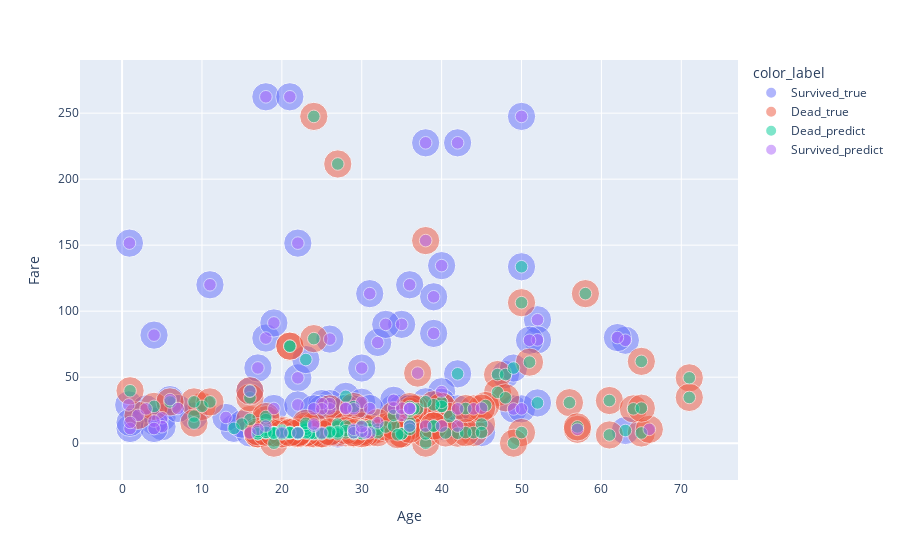

Here is the notebook cell this chart was saved with:
### Code cell
# On ne voit pas bien la différence. Je rajoute une colonne sur la provenance finalement


df_graph_predict = pd.concat([X_test.reset_index(drop=True), y_predict.reset_index(drop=True)], axis=1)
df_graph_predict['Survived'] = df_graph_predict['Survived']*2 + 1
df_graph_predict["predict_size"] = 1

df_graph_true = pd.concat([X_test, y_test], axis=1)
df_graph_true['Survived'] = df_graph_true['Survived']*2
df_graph_true["predict_size"] = 5

df_graph = pd.concat([df_graph_true, df_graph_predict])
df_graph.head()


# je veux écrire des labels en anglais plus clairs dans mon graphe
def map_survived(x):
  if x == 0:
    return "Dead_true"
  elif x == 1:
    return "Dead_predict"
  elif x == 2:
    return "Survived_true"
  elif x == 3:
    return "Survived_predict"

df_graph["color_label"] = df_graph["Survived"].map(map_survived)

fig = px.scatter(df_graph, x="Age", y="Fare", color="color_label", size="predict_size", opacity=.5, color_continuous_scale=px.colors.cyclical.IceFire)
fig.show()

### Figure 1 — Plotly figure (JSON) as saved in the notebook; plotly's stock layout.template omitted (floating-point values rounded to 4 significant figures; data arrays with more than 128 entries replaced by an {"elided": "..."} marker saying what was removed)
{"data": [{"hovertemplate": "color_label=Survived_true<br>Age=%{x}<br>Fare=%{y}<br>predict_size=%{marker.size}<extra></extra>", "legendgroup": "Survived_true", "marker": {"color": "#636efa", "opacity": 0.5, "size": [5, 5, 5, 5, 5, 5, 5, 5, 5, 5, 5, 5, 5, 5, 5, 5, 5, 5, 5, 5, 5, 5, 5, 5, 5, 5, 5, 5, 5, 5, 5, 5, 5, 5, 5, 5, 5, 5, 5, 5, 5, 5, 5, 5, 5, 5, 5, 5, 5, 5, 5, 5, 5, 5, 5, 5, 5, 5, 5, 5, 5, 5, 5, 5, 5, 5, 5, 5, 5, 5, 5, 5, 5, 5, 5, 5, 5, 5, 5, 5, 5, 5, 5, 5, 5, 5, 5, 5, 5, 5, 5, 5, 5, 5, 5, 5, 5, 5, 5, 5, 5, 5, 5, 5, 5, 5, 5, 5, 5, 5, 5, 5, 5, 5, 5, 5, 5, 5, 5, 5], "sizemode": "area", "sizeref": 0.0125, "symbol": "circle"}, "mode": "markers", "name": "Survived_true", "orientation": "v", "showlegend": true, "type": "scatter", "x": [null, 6, 14, 26, null, 16, 19, 16, 42, null, 34, 19, 31, 22, 18, 28, null, 30, 5, 52, 11, 18, 50, 35, 19, 13, 28, 52, 18, 26, 39, 22, 29, 40, 31, 30, 9, 48, 45, 36, 19, 40, 30, 40, null, null, 36, 22, 32, 63, 0.83, 35, 49, null, null, 5, 49, 15, null, 34, null, null, null, null, 36, null, null, null, 23, 18, 36, 38, 17, 4, null, 42, 29, 50, 35, 38, 17, 7, 63, 20, null, 36, 33, 25, 25, null, 24, 0.92, 24, 26, 21, null, 22, 62, 18, 42, 42, 52, 30, 50, 27, 51, 29, 22, 40, 27, 28, 4, 1, 31, 39, null, null, 3, 4, 1], "xaxis": "x", "y": [15.25, 33, 11.24, 78.85, 7.75, 7.75, 26.28, 39.4, 52.55, 7.829, 26.55, 7.854, 13, 7.75, 8.05, 35.5, 7.75, 31, 19.26, 93.5, 120, 79.65, 247.5, 21, 7.879, 19.5, 26, 78.27, 262.4, 30, 83.16, 49.5, 10.5, 134.5, 113.3, 56.93, 20.52, 52, 8.05, 13, 91.08, 39, 9.5, 31, 52, 89.1, 26.29, 29, 76.29, 77.96, 29, 26.55, 25.93, 7.879, 15.25, 12.47, 56.93, 14.45, 110.9, 32.5, 146.5, 24.15, 56.5, 7.787, 26, 26.55, 82.17, 51.86, 63.36, 13, 26.39, 31.39, 10.5, 16.7, 35.5, 13, 9.5, 26, 90, 227.5, 57, 26.25, 9.588, 7.229, 22.36, 120, 90, 30, 26, 30.5, 14.5, 151.6, 26, 7.925, 262.4, 7.229, 7.775, 80, 9.842, 227.5, 26, 30.5, 12.47, 133.7, 6.975, 77.96, 26, 151.6, 13, 8.662, 26.55, 81.86, 11.13, 26.25, 110.9, 133.7, 7.879, 26, 11.13, 15.74], "yaxis": "y"}, {"hovertemplate": "color_label=Dead_true<br>Age=%{x}<br>Fare=%{y}<br>predict_size=%{marker.size}<extra></extra>", "legendgroup": "Dead_true", "marker": {"color": "#EF553B", "opacity": 0.5, "size": {"elided": "175 int values"}, "sizemode": "area", "sizeref": 0.0125, "symbol": "circle"}, "mode": "markers", "name": "Dead_true", "orientation": "v", "showlegend": true, "type": "scatter", "x": {"elided": "175 float values"}, "xaxis": "x", "y": {"elided": "175 float values"}, "yaxis": "y"}, {"hovertemplate": "color_label=Dead_predict<br>Age=%{x}<br>Fare=%{y}<br>predict_size=%{marker.size}<extra></extra>", "legendgroup": "Dead_predict", "marker": {"color": "#00cc96", "opacity": 0.5, "size": {"elided": "186 int values"}, "sizemode": "area", "sizeref": 0.0125, "symbol": "circle"}, "mode": "markers", "name": "Dead_predict", "orientation": "v", "showlegend": true, "type": "scatter", "x": {"elided": "186 float values"}, "xaxis": "x", "y": {"elided": "186 float values"}, "yaxis": "y"}, {"hovertemplate": "color_label=Survived_predict<br>Age=%{x}<br>Fare=%{y}<br>predict_size=%{marker.size}<extra></extra>", "legendgroup": "Survived_predict", "marker": {"color": "#ab63fa", "opacity": 0.5, "size": [1, 1, 1, 1, 1, 1, 1, 1, 1, 1, 1, 1, 1, 1, 1, 1, 1, 1, 1, 1, 1, 1, 1, 1, 1, 1, 1, 1, 1, 1, 1, 1, 1, 1, 1, 1, 1, 1, 1, 1, 1, 1, 1, 1, 1, 1, 1, 1, 1, 1, 1, 1, 1, 1, 1, 1, 1, 1, 1, 1, 1, 1, 1, 1, 1, 1, 1, 1, 1, 1, 1, 1, 1, 1, 1, 1, 1, 1, 1, 1, 1, 1, 1, 1, 1, 1, 1, 1, 1, 1, 1, 1, 1, 1, 1, 1, 1, 1, 1, 1, 1, 1, 1, 1, 1, 1, 1, 1, 1], "sizemode": "area", "sizeref": 0.0125, "symbol": "circle"}, "mode": "markers", "name": "Survived_predict", "orientation": "v", "showlegend": true, "type": "scatter", "x": [20, 6, 26, null, 16, 19, 37, 16, null, 34, 31, 22, null, 30, 5, 52, 11, 18, 50, 35, 13, 28, 57, 29, 52, 26, 18, 26, 39, 30.5, 22, 38, 29, 40, 31, 30, 36, 19, 25, 40, null, null, 36, 22, 32, 63, 0.83, 35, 49, null, 5, null, 44, 34, 66, null, null, null, 36, 32, null, null, 18, 36, 17, 4, 45, 42, 50, 35, 38, 17, 30, 7, null, 36, 33, 2, 25, 25, 24, null, 24, 0.92, 24, 21, null, 62, 42, 42, 30, 51, 29, 22, 40, 28, 4, 1, 38, 31, null, 39, null, null, null, 3, 4, 1, null], "xaxis": "x", "y": [7.925, 33, 78.85, 7.75, 7.75, 26.28, 53.1, 39.4, 7.829, 26.55, 7.854, 7.75, 7.75, 31, 19.26, 93.5, 120, 79.65, 247.5, 21, 19.5, 26, 10.5, 7.875, 78.27, 26, 262.4, 30, 83.16, 7.75, 49.5, 13, 10.5, 134.5, 113.3, 56.93, 13, 91.08, 7.775, 39, 52, 89.1, 26.29, 29, 76.29, 77.96, 29, 26.55, 25.93, 7.879, 12.47, 110.9, 26, 32.5, 10.5, 146.5, 56.5, 7.787, 26, 15.5, 82.17, 51.86, 13, 26.39, 10.5, 16.7, 26.55, 13, 26, 90, 227.5, 57, 8.662, 26.25, 22.36, 120, 90, 21.07, 30, 26, 13, 30.5, 14.5, 151.6, 26, 262.4, 7.229, 80, 227.5, 26, 12.47, 77.96, 26, 151.6, 13, 26.55, 81.86, 11.13, 153.5, 26.25, 15.05, 110.9, 133.7, 7.879, 23.45, 26, 11.13, 15.74, 15.25], "yaxis": "y"}], "layout": {"legend": {"itemsizing": "constant", "title": {"text": "color_label"}, "tracegroupgap": 0}, "margin": {"t": 60}, "xaxis": {"anchor": "y", "domain": [0, 1], "title": {"text": "Age"}}, "yaxis": {"anchor": "x", "domain": [0, 1], "title": {"text": "Fare"}}}}
